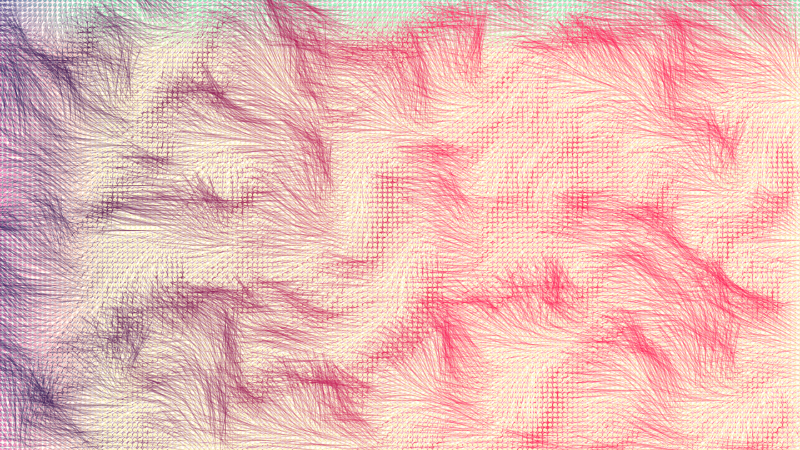
Frame 1 (no input)
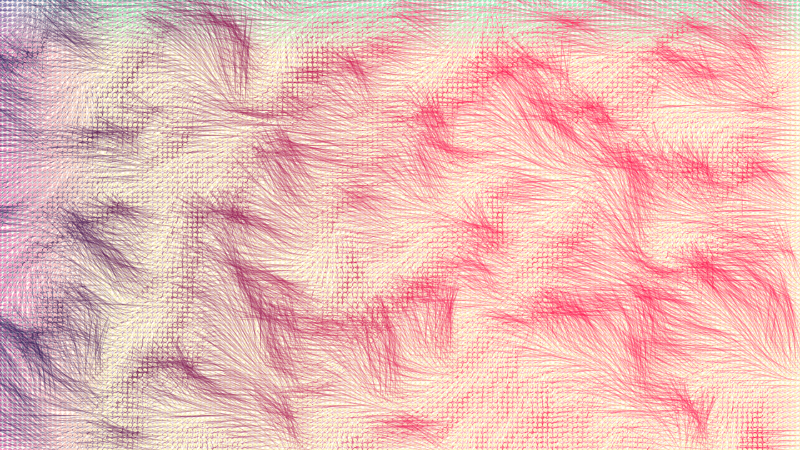
Frame 60 (the mouse pressed at the canvas centre just before this capture)
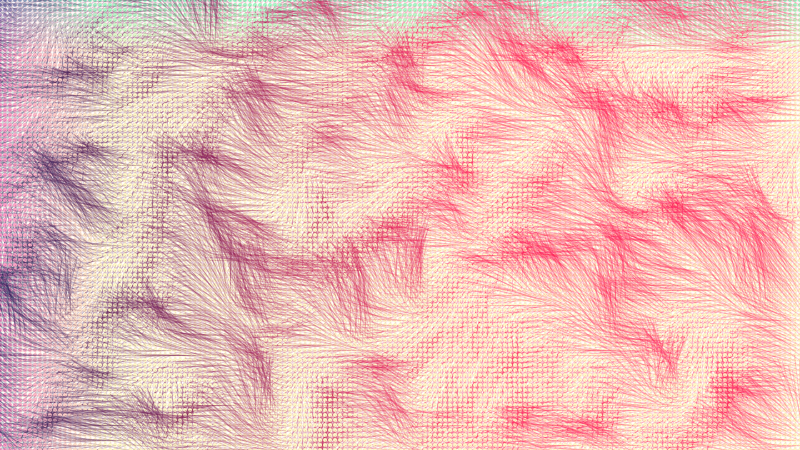
Frame 120 (the mouse held since frame 60 and released just before this capture)

The Processing sketch that drew these frames (run headless with seeded random() and noise(); from frame 60 on, the mouse is pressed at the canvas centre):

// Processing sketch: processing_119423
// ── processing_119423.pde

float xstart, ystart, xnoise, ynoise;
void setup() {
  size(800, 450);
  background(255);
  frameRate(18);
  xstart=random(10);
  ystart=random(10);
}
void draw() {
  background(255);
  xstart += 0.01;
  ystart += 0.01;
  xnoise = xstart;
  ynoise = ystart;


  xnoise = xstart;
  ynoise = random(10);
  for (int y = 0; y <= height; y+=5) {
    ynoise += 0.1;
    xnoise = xstart;
    for (int x = 0; x <= width; x+=5) {
      xnoise += 0.1;
      drawPoint(x, y, noise(xnoise, ynoise));
      drawPoint01(x, y, noise(xnoise, ynoise));
    }
  }
}

void drawPoint(float x, float y, float noiseFactor) {
  float len = 10 * noiseFactor;
  stroke(200, 80, 80, 20);
  fill(150+2*x, 150+2*y, 200, 20);
  rect(x, y, len, len);
 
}

void drawPoint01(float x, float y, float noiseFactor) {
  fill(150+2*y, 150+x, 200, 250);
  ellipse(x,y,4,4);
  pushMatrix();
  translate(x, y);
  rotate(noiseFactor * radians(360));
  stroke(20+0.5*x, 20, 80, 50);
  line(0, 0, 50, 0);
  popMatrix();
}
